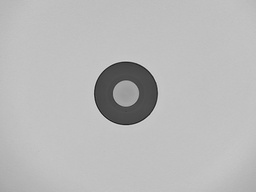
#> input picture samples2/img38.jpg, 256 x 192 px, shrunk from 1152 x 864 before the run, found by its file name
$ python scratch_strength.py
#> lines starting #> are read from the running program, lines starting #| are printed output that depends on the picture
import cv2
import numpy as np

# Load enhanced image
img_path = r"C:\Users\Saem1001\Documents\GitHub\OpenCV-Practice\samples2\img38.jpg"
image = cv2.imread(img_path, cv2.IMREAD_GRAYSCALE)
#> image is the input picture: shape (192, 256); min 27, max 216, mean 185.2
image = cv2.equalizeHist(image)
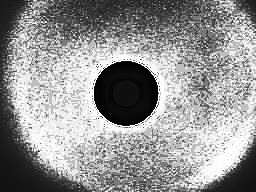
#> image: shape (192, 256); min 0, max 255, mean 146.8

# Parameters
angle = 45  # degrees
line_length = 20
offset = 3

# Compute scratch strength at given angle
h, w = image.shape
#> h = 192; w = 256
strength_map = np.zeros((h, w), dtype=np.float32)
theta = np.radians(angle)
half_len = line_length // 2

for y in range(half_len, h - half_len):
    for x in range(half_len, w - half_len):
        # Red branch (center line)
        red_vals = []
        for i in range(-half_len, half_len + 1):
            px = int(x + i * np.cos(theta))
            py = int(y + i * np.sin(theta))
            if 0 <= px < w and 0 <= py < h:
                red_vals.append(image[py, px])

        # Gray branches (parallel lines)
        gray_vals = []
        for sign in [-1, 1]:
            for i in range(-half_len, half_len + 1):
                px = int(x + i * np.cos(theta) + sign * offset * np.sin(theta))
                py = int(y + i * np.sin(theta) - sign * offset * np.cos(theta))
                if 0 <= px < w and 0 <= py < h:
                    gray_vals.append(image[py, px])

        if red_vals and gray_vals:
            red_avg = np.mean(red_vals)
            gray_avg = np.mean(gray_vals)
            strength_map[y, x] = max(0, 2 * red_avg - gray_avg)
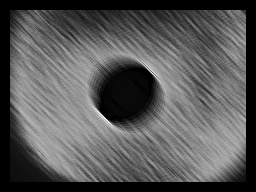
#> strength_map: shape (192, 256) float32; min 0, max 379.2, mean 130.8; drawn with min black and max white

# Normalize and save
strength_norm = (strength_map / strength_map.max() * 255).astype(np.uint8)
cv2.imwrite(f'strength_map_{angle}deg.jpg', strength_norm)
print(f"Scratch strength computed at {angle}°")

$ run again, with samples2/img35.jpg copied over samples2/img38.jpg
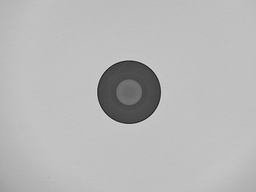
#> input picture samples2/img35.jpg, 256 x 192 px, shrunk from 1152 x 864 before the run, found by its file name
#> image is the input picture: shape (192, 256); min 28, max 217, mean 183.8
#> `image = cv2.equalizeHist(image)`:
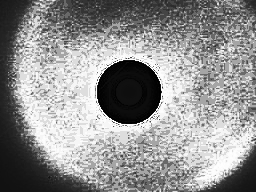
#> image: shape (192, 256); min 0, max 255, mean 145.2
#> after the loop `for y in range(half_len, h - half_len):`:
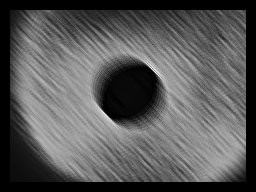
#> strength_map: shape (192, 256) float32; min 0, max 376.8, mean 130.7; drawn with min black and max white

$ run again, with samples2/img63.jpg copied over samples2/img38.jpg
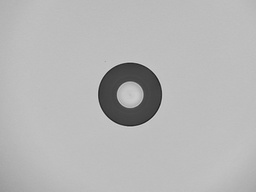
#> input picture samples2/img63.jpg, 256 x 192 px, shrunk from 1152 x 864 before the run, found by its file name
#> image is the input picture: shape (192, 256); min 27, max 214, mean 182
#> `image = cv2.equalizeHist(image)`:
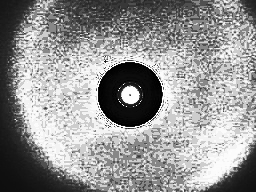
#> image: shape (192, 256); min 0, max 255, mean 147.8
#> after the loop `for y in range(half_len, h - half_len):`:
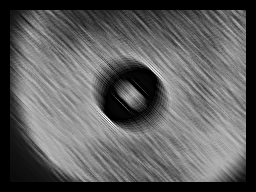
#> strength_map: shape (192, 256) float32; min 0, max 363.6, mean 132.4; drawn with min black and max white
